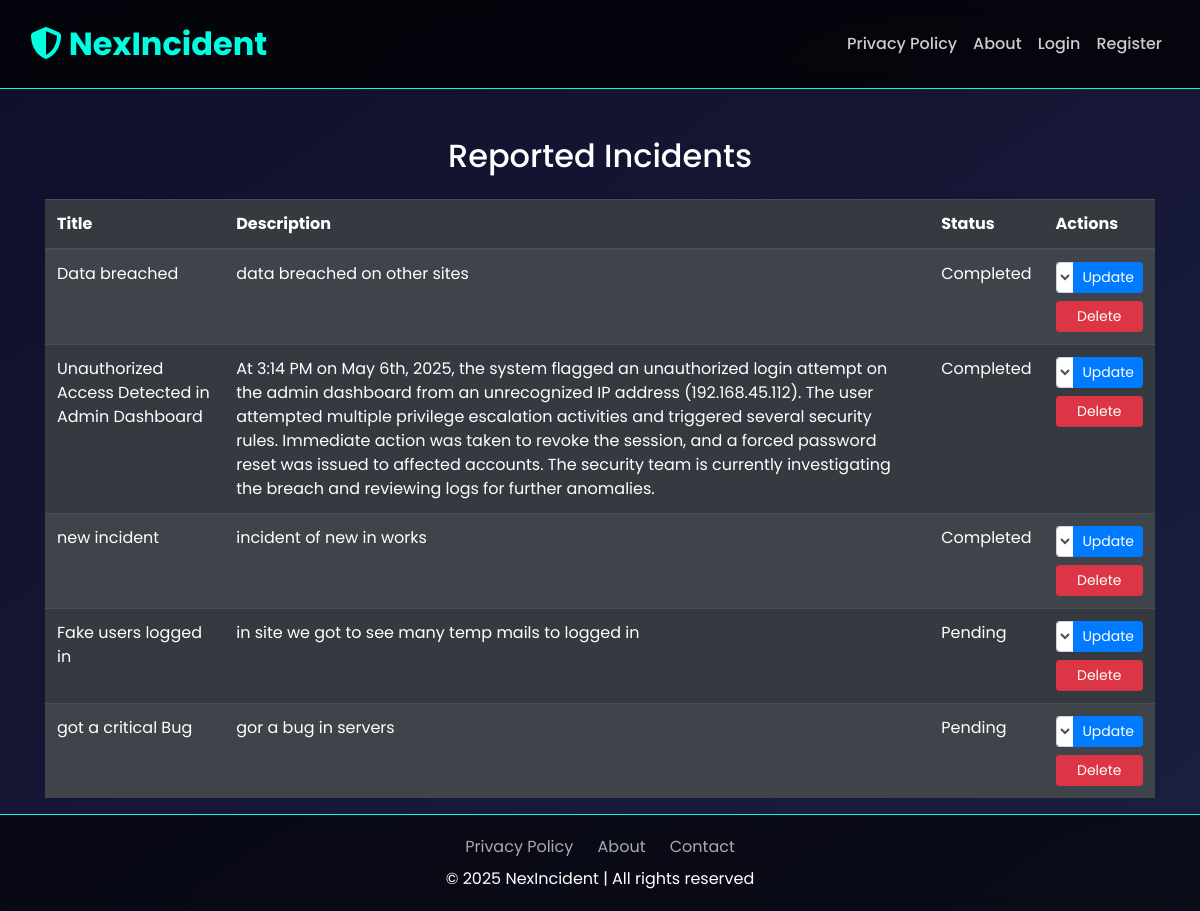
Screenshot of /view-incident with the database file from the repository.
### app.py (models this page shows)
class Incident(db.Model):
    id = db.Column(db.Integer, primary_key=True)
    title = db.Column(db.String(100), nullable=False)
    description = db.Column(db.Text, nullable=False)
    reported_by = db.Column(db.String(50), nullable=False)
    status = db.Column(db.String(20), default="Pending")
    created_at = db.Column(db.DateTime, default=datetime.utcnow)

### app.py (the view)
@app.route('/view-incident')
def view_incident():
    incidents = db.session.query(Incident).all()  # Or Incident.query.all() if using Flask-SQLAlchemy
    return render_template('view_incidents.html', incidents=incidents)

### templates/view_incidents.html (shortened to what this page needs)
{% extends "base.html" %}
{% block content %}
<h2 class="text-center">Reported Incidents</h2>
<table class="table table-striped table-dark mt-4">
    <thead>
        <tr>
            <th>Title</th>
            <th>Description</th>
            <th>Status</th>
            <th>Actions</th>
        </tr>
    </thead>
    <tbody>
        {% for incident in incidents %}
        <tr>
            <td>{{ incident.title }}</td>
            <td>{{ incident.description }}</td>
            <td>{{ incident.status }}</td>
            <td>
                <form method="POST" action="{{ url_for('update_status', incident_id=incident.id) }}" class="mb-2">
                    <div class="input-group">
                        <select name="status" class="form-control form-control-sm">
                            <option value="Pending" {% if incident.status == 'Pending' %}selected{% endif %}>Pending</option>
                            <option value="Completed" {% if incident.status == 'Completed' %}selected{% endif %}>Completed</option>
                        </select>
                        <div class="input-group-append">
                            <button type="submit" class="btn btn-sm btn-primary">Update</button>
                        </div>
                    </div>
                </form>
                <form method="POST" action="{{ url_for('delete_incident', incident_id=incident.id) }}" onsubmit="return confirm('Are you sure you want to delete this incident?');">
                    <button type="submit" class="btn btn-sm btn-danger btn-block">Delete</button>
                </form>
            </td>
        </tr>
        {% endfor %}
    </tbody>
</table>
{% endblock %}

### templates/base.html (shortened to what this page needs)
<!DOCTYPE html>
<html lang="en">
<head>
  <link rel="stylesheet" href="https://cdn.jsdelivr.net/npm/bootstrap@4.6.2/dist/css/bootstrap.min.css">
  <link rel="stylesheet" href="https://cdnjs.cloudflare.com/ajax/libs/font-awesome/6.4.0/css/all.min.css">
  <link rel="stylesheet" href="https://cdnjs.cloudflare.com/ajax/libs/animate.css/4.1.1/animate.min.css"/>
</head>
<body>
<nav class="navbar navbar-expand-lg navbar-dark sticky-top">
  <a class="navbar-brand" href="{{ url_for('home') }}"><i class="fas fa-shield-alt"></i> NexIncident</a>
  <div class="collapse navbar-collapse" id="navbarNav">
    <ul class="navbar-nav ml-auto">
      <li class="nav-item"><a class="nav-link" href="{{ url_for('privacy_policy') }}">Privacy Policy</a></li>
      <li class="nav-item"><a class="nav-link" href="{{ url_for('about') }}">About</a></li>
      {% if current_user.is_authenticated %}
        <li class="nav-item"><a class="nav-link" href="{{ url_for('logout') }}">Logout</a></li>
      {% else %}
        <li class="nav-item"><a class="nav-link" href="{{ url_for('login') }}">Login</a></li>
        <li class="nav-item"><a class="nav-link" href="{{ url_for('register') }}">Register</a></li>
      {% endif %}
    </ul>
  </div>
</nav>
<div class="container mt-5 animate__animated animate__fadeIn">
  {% block content %}{% endblock %}
</div>
<footer class="text-center text-white">
  <div class="footer-links mb-2">
    <a href="{{ url_for('privacy_policy') }}">Privacy Policy</a>
    <a href="{{ url_for('about') }}">About</a>
    <a href="mailto:support@nexincident.com">Contact</a>
  </div>
  &copy; 2025 NexIncident | All rights reserved
</footer>
</body>
</html>

### templates/base.html (style rules this page uses)
body { background: linear-gradient(145deg, #0f0f2c, #1c1f3f); font-family: 'Poppins', sans-serif; color: #fff; }
.navbar { background: rgba(0, 0, 0, 0.75); backdrop-filter: blur(12px); padding: 15px 30px; border-bottom: 1px solid #00ffe0; }
.navbar-brand { font-size: 2rem; font-weight: bold; color: #00ffe0 !important; animation: glow 2s infinite alternate; }
.nav-link { color: #ccc !important; font-weight: 500; }
footer { background: rgba(0, 0, 0, 0.6); backdrop-filter: blur(6px); padding: 20px 0; border-top: 1px solid #00ffe0; }
.footer-links a { color: #aaa; margin: 0 10px; transition: color 0.3s; }

### rows the page displays
Incident: title "Data breached", description "data breached on other sites", status "Completed"
Incident: title "Unauthorized Access Detected in Admin Dashboard", description "At 3:14 PM on May 6th, 2025, the system flagged an unauthorized login attempt on the admin dashboard from an unrecognized IP address (192.168.45.112). The user attempted multiple privilege escalation activities and triggered several security rules. Immediate action was taken to revoke the session, and a forced password reset was issued to affected accounts. The security team is currently investigating the breach and reviewing logs for further anomalies.", status "Completed"
Incident: title "new incident", description "incident of new in works", status "Completed"
Incident: title "Fake users logged in", description "in site we got to see many temp mails to logged in", status "Pending"
Incident: title "got a critical Bug", description "gor a bug in servers", status "Pending"
